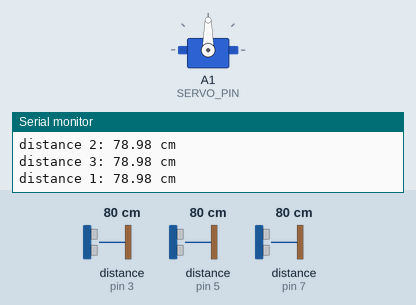
The sketch below on a simulated Arduino Uno, built with avr-gcc and run on an emulated ATmega328P. On the bench: servo, the last lines printed to the serial monitor. Wiring (inferred from the names in the program): 3 × ultrasonic range finder: trigger pin 2, echo pin 3 / trigger pin 4, echo pin 5 / trigger pin 6, echo pin 7. The test bench sets the inputs (shaded band); at power-on: distance to the obstacle (sensors on pin 7, pin 3, pin 5) 80 cm. The echo pulse lasts 58.3 µs per cm.

Above: at 1.26 s.
1.3 s: distance to the obstacle (sensor on pin 7) set to 86 cm
2.8 s: distance to the obstacle (sensor on pin 7) set to 2 cm
At 2.97 s:
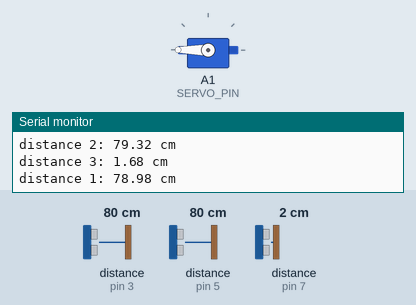
5.8 s: distance to the obstacle (sensor on pin 3) set to 2 cm
At 5.81 s:
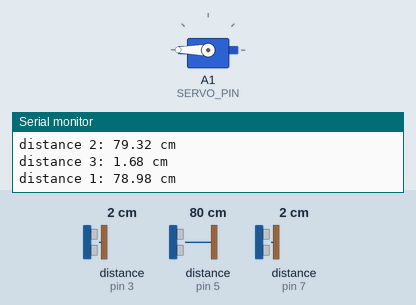
10.3 s: distance to the obstacle (sensor on pin 3) set to 117 cm
At 10.7 s:
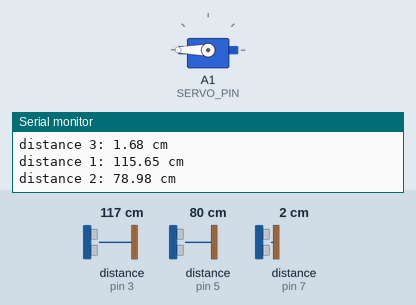
13.3 s: distance to the obstacle (sensor on pin 3) set to 124 cm
Timing chart, 0 to 15.8 s (numbered marks = the images above; inputs shaded):
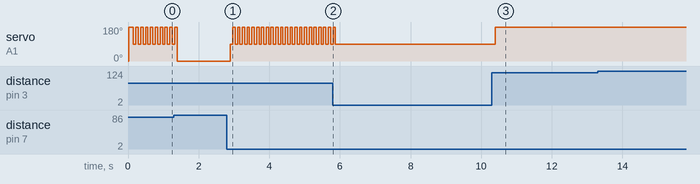

Measured:
- after the input at 2.8 s, servo on A1 (SERVO_PIN): alternates 180° for 0.07 s and 90° for 0.07 s, starting after 0.10 s
- after the input at 5.8 s, servo on A1 (SERVO_PIN): goes on until 5.9 s, then stays 90°
- after the input at 10.3 s, servo on A1 (SERVO_PIN): 90° → 180° after 0.10 s

The sketch:

Project2.ino
```cpp
#include <Servo.h>

const int TRIG_PIN_1 = 2;
const int ECHO_PIN_1 = 3;
const int TRIG_PIN_2 = 4;
const int ECHO_PIN_2 = 5;
const int TRIG_PIN_3 = 6;
const int ECHO_PIN_3 = 7;
const int SERVO_PIN = A1;

Servo servo;

float duration_us_1, distance_cm_1;
float duration_us_2, distance_cm_2;
float duration_us_3, distance_cm_3;

void setup() {
  Serial.begin(9600);
  pinMode(TRIG_PIN_1, OUTPUT);
  pinMode(ECHO_PIN_1, INPUT);
  pinMode(TRIG_PIN_2, OUTPUT);
  pinMode(ECHO_PIN_2, INPUT);
  pinMode(TRIG_PIN_3, OUTPUT);
  pinMode(ECHO_PIN_3, INPUT);
  servo.attach(SERVO_PIN);
  servo.write(0);
}

void loop() {

  digitalWrite(TRIG_PIN_1, HIGH);
  delayMicroseconds(10);
  digitalWrite(TRIG_PIN_1, LOW);
  duration_us_1 = pulseIn(ECHO_PIN_1, HIGH);
  distance_cm_1 = 0.017 * duration_us_1;


  digitalWrite(TRIG_PIN_2, HIGH);
  delayMicroseconds(10);
  digitalWrite(TRIG_PIN_2, LOW);
  duration_us_2 = pulseIn(ECHO_PIN_2, HIGH);
  distance_cm_2 = 0.017 * duration_us_2;


  digitalWrite(TRIG_PIN_3, HIGH);
  delayMicroseconds(10);
  digitalWrite(TRIG_PIN_3, LOW);
  duration_us_3 = pulseIn(ECHO_PIN_3, HIGH);
  distance_cm_3 = 0.017 * duration_us_3;

  Serial.print("distance 1: ");
  Serial.print(distance_cm_1);
  Serial.println(" cm");
  Serial.print("distance 2: ");
  Serial.print(distance_cm_2);
  Serial.println(" cm");
  Serial.print("distance 3: ");
  Serial.print(distance_cm_3);
  Serial.println(" cm");


  if (distance_cm_1 >= distance_cm_2) {

        if (distance_cm_1 >= distance_cm_3) {
           servo.write(180);
        }
        else {
            servo.write(180);
        }
    }
    else {

        if (distance_cm_2>= distance_cm_3) {
          servo.write(90);
        }
        else {
            servo.write(0);
        }
    }

  delay(0);
}
```
